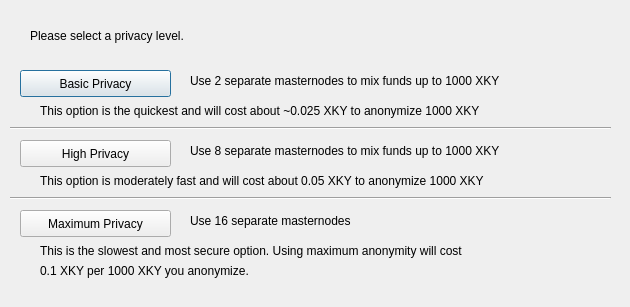
<?xml version="1.0" encoding="UTF-8"?>
<ui version="4.0">
 <class>DarksendConfig</class>
 <widget class="QDialog" name="DarksendConfig">
  <property name="geometry">
   <rect>
    <x>0</x>
    <y>0</y>
    <width>630</width>
    <height>307</height>
   </rect>
  </property>
  <property name="windowTitle">
   <string>Configure Darksend</string>
  </property>
  <widget class="QPushButton" name="buttonBasic">
   <property name="geometry">
    <rect>
     <x>20</x>
     <y>70</y>
     <width>151</width>
     <height>27</height>
    </rect>
   </property>
   <property name="text">
    <string>Basic Privacy</string>
   </property>
  </widget>
  <widget class="QPushButton" name="buttonHigh">
   <property name="geometry">
    <rect>
     <x>20</x>
     <y>140</y>
     <width>151</width>
     <height>27</height>
    </rect>
   </property>
   <property name="text">
    <string>High Privacy</string>
   </property>
  </widget>
  <widget class="QPushButton" name="buttonMax">
   <property name="geometry">
    <rect>
     <x>20</x>
     <y>210</y>
     <width>151</width>
     <height>27</height>
    </rect>
   </property>
   <property name="text">
    <string>Maximum Privacy</string>
   </property>
  </widget>
  <widget class="QLabel" name="label">
   <property name="geometry">
    <rect>
     <x>30</x>
     <y>20</y>
     <width>571</width>
     <height>31</height>
    </rect>
   </property>
   <property name="text">
    <string>Please select a privacy level.</string>
   </property>
  </widget>
  <widget class="QLabel" name="label_2">
   <property name="geometry">
    <rect>
     <x>190</x>
     <y>70</y>
     <width>421</width>
     <height>21</height>
    </rect>
   </property>
   <property name="text">
    <string>Use 2 separate masternodes to mix funds up to 1000 XKY</string>
   </property>
  </widget>
  <widget class="QLabel" name="label_3">
   <property name="geometry">
    <rect>
     <x>190</x>
     <y>140</y>
     <width>411</width>
     <height>21</height>
    </rect>
   </property>
   <property name="text">
    <string>Use 8 separate masternodes to mix funds up to 1000 XKY</string>
   </property>
  </widget>
  <widget class="QLabel" name="label_4">
   <property name="geometry">
    <rect>
     <x>190</x>
     <y>210</y>
     <width>421</width>
     <height>21</height>
    </rect>
   </property>
   <property name="text">
    <string>Use 16 separate masternodes</string>
   </property>
  </widget>
  <widget class="QLabel" name="label_6">
   <property name="geometry">
    <rect>
     <x>40</x>
     <y>100</y>
     <width>561</width>
     <height>21</height>
    </rect>
   </property>
   <property name="text">
    <string>This option is the quickest and will cost about ~0.025 XKY to anonymize 1000 XKY</string>
   </property>
  </widget>
  <widget class="QLabel" name="label_7">
   <property name="geometry">
    <rect>
     <x>40</x>
     <y>170</y>
     <width>561</width>
     <height>21</height>
    </rect>
   </property>
   <property name="text">
    <string>This option is moderately fast and will cost about 0.05 XKY to anonymize 1000 XKY</string>
   </property>
  </widget>
  <widget class="QLabel" name="label_8">
   <property name="geometry">
    <rect>
     <x>40</x>
     <y>240</y>
     <width>561</width>
     <height>21</height>
    </rect>
   </property>
   <property name="text">
    <string>This is the slowest and most secure option. Using maximum anonymity will cost</string>
   </property>
  </widget>
  <widget class="QLabel" name="label_9">
   <property name="geometry">
    <rect>
     <x>40</x>
     <y>260</y>
     <width>561</width>
     <height>21</height>
    </rect>
   </property>
   <property name="text">
    <string>0.1 XKY per 1000 XKY you anonymize.</string>
   </property>
  </widget>
  <widget class="Line" name="line">
   <property name="geometry">
    <rect>
     <x>10</x>
     <y>120</y>
     <width>601</width>
     <height>16</height>
    </rect>
   </property>
   <property name="orientation">
    <enum>Qt::Horizontal</enum>
   </property>
  </widget>
  <widget class="Line" name="line_2">
   <property name="geometry">
    <rect>
     <x>10</x>
     <y>190</y>
     <width>601</width>
     <height>16</height>
    </rect>
   </property>
   <property name="orientation">
    <enum>Qt::Horizontal</enum>
   </property>
  </widget>
 </widget>
 <resources/>
 <connections/>
</ui>
